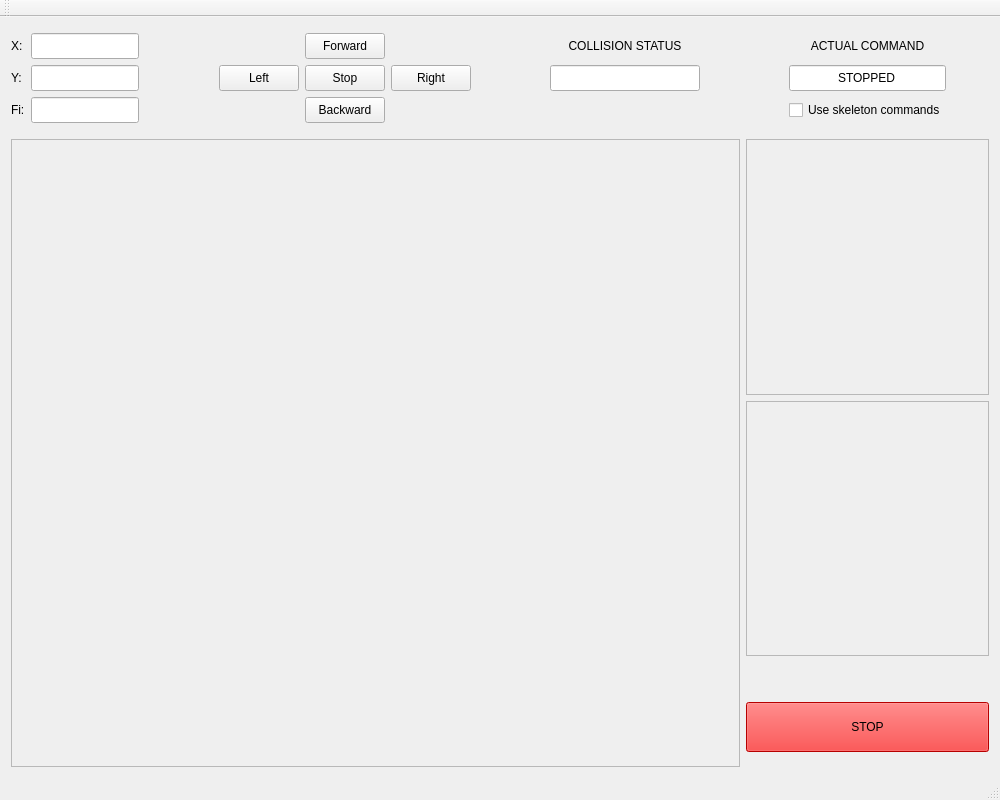
<?xml version="1.0" encoding="UTF-8"?>
<ui version="4.0">
 <class>MainWindow</class>
 <widget class="QMainWindow" name="MainWindow">
  <property name="geometry">
   <rect>
    <x>0</x>
    <y>0</y>
    <width>1000</width>
    <height>800</height>
   </rect>
  </property>
  <property name="windowTitle">
   <string>MainWindow</string>
  </property>
  <widget class="QWidget" name="centralWidget">
   <property name="sizePolicy">
    <sizepolicy hsizetype="Preferred" vsizetype="Preferred">
     <horstretch>0</horstretch>
     <verstretch>0</verstretch>
    </sizepolicy>
   </property>
   <layout class="QGridLayout" name="gridLayout_3" rowstretch="1,6" columnstretch="3,1">
    <item row="1" column="0">
     <widget class="QFrame" name="mainFrame">
      <property name="minimumSize">
       <size>
        <width>650</width>
        <height>500</height>
       </size>
      </property>
      <property name="frameShape">
       <enum>QFrame::StyledPanel</enum>
      </property>
      <property name="frameShadow">
       <enum>QFrame::Raised</enum>
      </property>
     </widget>
    </item>
    <item row="1" column="1">
     <layout class="QGridLayout" name="gridLayout_2" rowstretch="1,1,0,0,0,0,0,0,0" columnstretch="0">
      <property name="sizeConstraint">
       <enum>QLayout::SetDefaultConstraint</enum>
      </property>
      <property name="leftMargin">
       <number>0</number>
      </property>
      <property name="bottomMargin">
       <number>15</number>
      </property>
      <item row="3" column="0">
       <spacer name="verticalSpacer">
        <property name="orientation">
         <enum>Qt::Vertical</enum>
        </property>
        <property name="sizeHint" stdset="0">
         <size>
          <width>20</width>
          <height>40</height>
         </size>
        </property>
       </spacer>
      </item>
      <item row="8" column="0">
       <widget class="QPushButton" name="pushButton">
        <property name="minimumSize">
         <size>
          <width>0</width>
          <height>50</height>
         </size>
        </property>
        <property name="styleSheet">
         <string notr="true">background-color: rgba(255, 0, 0, 1)</string>
        </property>
        <property name="text">
         <string>STOP</string>
        </property>
       </widget>
      </item>
      <item row="1" column="0">
       <widget class="QFrame" name="skeletonFrame">
        <property name="minimumSize">
         <size>
          <width>200</width>
          <height>200</height>
         </size>
        </property>
        <property name="frameShape">
         <enum>QFrame::StyledPanel</enum>
        </property>
        <property name="frameShadow">
         <enum>QFrame::Raised</enum>
        </property>
       </widget>
      </item>
      <item row="0" column="0">
       <widget class="QFrame" name="lidarFrame">
        <property name="minimumSize">
         <size>
          <width>200</width>
          <height>200</height>
         </size>
        </property>
        <property name="frameShape">
         <enum>QFrame::StyledPanel</enum>
        </property>
        <property name="frameShadow">
         <enum>QFrame::Raised</enum>
        </property>
       </widget>
      </item>
     </layout>
    </item>
    <item row="0" column="0">
     <layout class="QGridLayout" name="gridLayout" rowstretch="0,0,0" columnstretch="0,0,2,1,1,1,2,2,0">
      <property name="sizeConstraint">
       <enum>QLayout::SetDefaultConstraint</enum>
      </property>
      <property name="topMargin">
       <number>5</number>
      </property>
      <property name="bottomMargin">
       <number>10</number>
      </property>
      <item row="1" column="6">
       <spacer name="horizontalSpacer_2">
        <property name="orientation">
         <enum>Qt::Horizontal</enum>
        </property>
        <property name="sizeHint" stdset="0">
         <size>
          <width>40</width>
          <height>20</height>
         </size>
        </property>
       </spacer>
      </item>
      <item row="1" column="5">
       <widget class="QPushButton" name="pushButton_6">
        <property name="sizePolicy">
         <sizepolicy hsizetype="Preferred" vsizetype="Preferred">
          <horstretch>0</horstretch>
          <verstretch>0</verstretch>
         </sizepolicy>
        </property>
        <property name="text">
         <string>Right</string>
        </property>
       </widget>
      </item>
      <item row="1" column="7">
       <widget class="QLineEdit" name="lineEdit_4">
        <property name="sizePolicy">
         <sizepolicy hsizetype="Expanding" vsizetype="Preferred">
          <horstretch>0</horstretch>
          <verstretch>0</verstretch>
         </sizepolicy>
        </property>
        <property name="minimumSize">
         <size>
          <width>150</width>
          <height>0</height>
         </size>
        </property>
        <property name="alignment">
         <set>Qt::AlignCenter</set>
        </property>
       </widget>
      </item>
      <item row="0" column="1">
       <widget class="QLineEdit" name="lineEdit">
        <property name="sizePolicy">
         <sizepolicy hsizetype="Preferred" vsizetype="Preferred">
          <horstretch>0</horstretch>
          <verstretch>0</verstretch>
         </sizepolicy>
        </property>
        <property name="readOnly">
         <bool>true</bool>
        </property>
       </widget>
      </item>
      <item row="1" column="2">
       <spacer name="horizontalSpacer">
        <property name="orientation">
         <enum>Qt::Horizontal</enum>
        </property>
        <property name="sizeHint" stdset="0">
         <size>
          <width>40</width>
          <height>20</height>
         </size>
        </property>
       </spacer>
      </item>
      <item row="0" column="0">
       <widget class="QLabel" name="label">
        <property name="text">
         <string>X:</string>
        </property>
       </widget>
      </item>
      <item row="2" column="4">
       <widget class="QPushButton" name="pushButton_5">
        <property name="sizePolicy">
         <sizepolicy hsizetype="Preferred" vsizetype="Preferred">
          <horstretch>0</horstretch>
          <verstretch>0</verstretch>
         </sizepolicy>
        </property>
        <property name="text">
         <string>Backward</string>
        </property>
       </widget>
      </item>
      <item row="1" column="0">
       <widget class="QLabel" name="label_2">
        <property name="text">
         <string>Y:</string>
        </property>
       </widget>
      </item>
      <item row="1" column="3">
       <widget class="QPushButton" name="pushButton_4">
        <property name="sizePolicy">
         <sizepolicy hsizetype="Preferred" vsizetype="Preferred">
          <horstretch>0</horstretch>
          <verstretch>0</verstretch>
         </sizepolicy>
        </property>
        <property name="text">
         <string>Left</string>
        </property>
       </widget>
      </item>
      <item row="1" column="1">
       <widget class="QLineEdit" name="lineEdit_2">
        <property name="sizePolicy">
         <sizepolicy hsizetype="Preferred" vsizetype="Preferred">
          <horstretch>0</horstretch>
          <verstretch>0</verstretch>
         </sizepolicy>
        </property>
        <property name="readOnly">
         <bool>true</bool>
        </property>
       </widget>
      </item>
      <item row="1" column="4">
       <widget class="QPushButton" name="pushButton_7">
        <property name="sizePolicy">
         <sizepolicy hsizetype="Preferred" vsizetype="Preferred">
          <horstretch>0</horstretch>
          <verstretch>0</verstretch>
         </sizepolicy>
        </property>
        <property name="text">
         <string>Stop</string>
        </property>
       </widget>
      </item>
      <item row="2" column="1">
       <widget class="QLineEdit" name="lineEdit_3">
        <property name="sizePolicy">
         <sizepolicy hsizetype="Preferred" vsizetype="Preferred">
          <horstretch>0</horstretch>
          <verstretch>0</verstretch>
         </sizepolicy>
        </property>
        <property name="readOnly">
         <bool>true</bool>
        </property>
       </widget>
      </item>
      <item row="0" column="7">
       <widget class="QLabel" name="label_4">
        <property name="text">
         <string>COLLISION STATUS</string>
        </property>
        <property name="alignment">
         <set>Qt::AlignCenter</set>
        </property>
       </widget>
      </item>
      <item row="2" column="0">
       <widget class="QLabel" name="label_3">
        <property name="text">
         <string>Fi:</string>
        </property>
       </widget>
      </item>
      <item row="0" column="4">
       <widget class="QPushButton" name="pushButton_3">
        <property name="sizePolicy">
         <sizepolicy hsizetype="Preferred" vsizetype="Preferred">
          <horstretch>0</horstretch>
          <verstretch>0</verstretch>
         </sizepolicy>
        </property>
        <property name="text">
         <string>Forward</string>
        </property>
       </widget>
      </item>
      <item row="1" column="8">
       <spacer name="horizontalSpacer_3">
        <property name="orientation">
         <enum>Qt::Horizontal</enum>
        </property>
        <property name="sizeHint" stdset="0">
         <size>
          <width>40</width>
          <height>20</height>
         </size>
        </property>
       </spacer>
      </item>
     </layout>
    </item>
    <item row="0" column="1">
     <layout class="QGridLayout" name="gridLayout_4" columnstretch="1,3,1">
      <property name="topMargin">
       <number>5</number>
      </property>
      <property name="bottomMargin">
       <number>10</number>
      </property>
      <item row="3" column="1">
       <widget class="QCheckBox" name="checkBox">
        <property name="sizePolicy">
         <sizepolicy hsizetype="Preferred" vsizetype="Preferred">
          <horstretch>0</horstretch>
          <verstretch>0</verstretch>
         </sizepolicy>
        </property>
        <property name="layoutDirection">
         <enum>Qt::LeftToRight</enum>
        </property>
        <property name="text">
         <string>Use skeleton commands</string>
        </property>
       </widget>
      </item>
      <item row="1" column="1">
       <widget class="QLabel" name="label_5">
        <property name="minimumSize">
         <size>
          <width>150</width>
          <height>0</height>
         </size>
        </property>
        <property name="text">
         <string>ACTUAL COMMAND</string>
        </property>
        <property name="alignment">
         <set>Qt::AlignCenter</set>
        </property>
       </widget>
      </item>
      <item row="2" column="1">
       <widget class="QLineEdit" name="lineEdit_6">
        <property name="sizePolicy">
         <sizepolicy hsizetype="Preferred" vsizetype="Preferred">
          <horstretch>0</horstretch>
          <verstretch>0</verstretch>
         </sizepolicy>
        </property>
        <property name="text">
         <string>STOPPED</string>
        </property>
        <property name="alignment">
         <set>Qt::AlignCenter</set>
        </property>
       </widget>
      </item>
      <item row="2" column="0">
       <spacer name="horizontalSpacer_4">
        <property name="orientation">
         <enum>Qt::Horizontal</enum>
        </property>
        <property name="sizeHint" stdset="0">
         <size>
          <width>40</width>
          <height>20</height>
         </size>
        </property>
       </spacer>
      </item>
      <item row="2" column="2">
       <spacer name="horizontalSpacer_5">
        <property name="orientation">
         <enum>Qt::Horizontal</enum>
        </property>
        <property name="sizeHint" stdset="0">
         <size>
          <width>40</width>
          <height>20</height>
         </size>
        </property>
       </spacer>
      </item>
     </layout>
    </item>
   </layout>
  </widget>
  <widget class="QMenuBar" name="menuBar">
   <property name="geometry">
    <rect>
     <x>0</x>
     <y>0</y>
     <width>1000</width>
     <height>21</height>
    </rect>
   </property>
  </widget>
  <widget class="QToolBar" name="mainToolBar">
   <attribute name="toolBarArea">
    <enum>TopToolBarArea</enum>
   </attribute>
   <attribute name="toolBarBreak">
    <bool>false</bool>
   </attribute>
  </widget>
  <widget class="QStatusBar" name="statusBar"/>
 </widget>
 <layoutdefault spacing="6" margin="11"/>
 <resources/>
 <connections/>
</ui>
